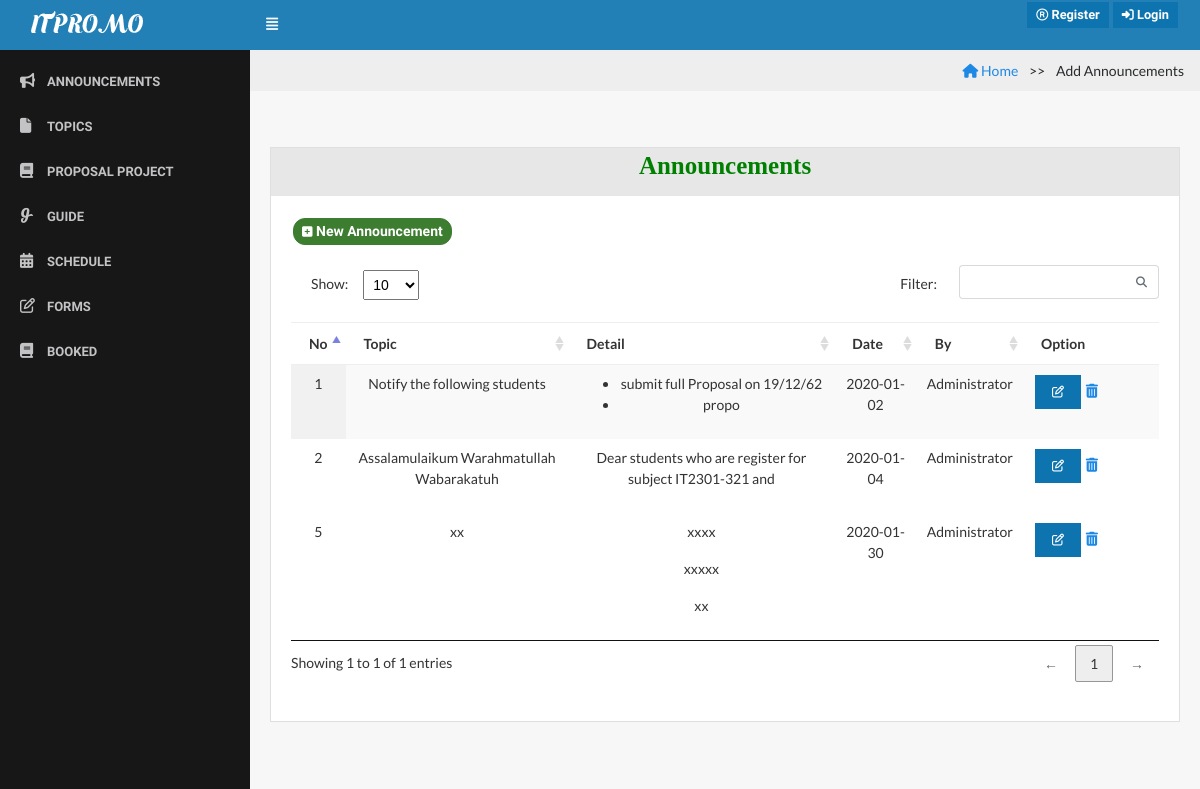
Page /index.php?page=add_announcement on the earlier database version.
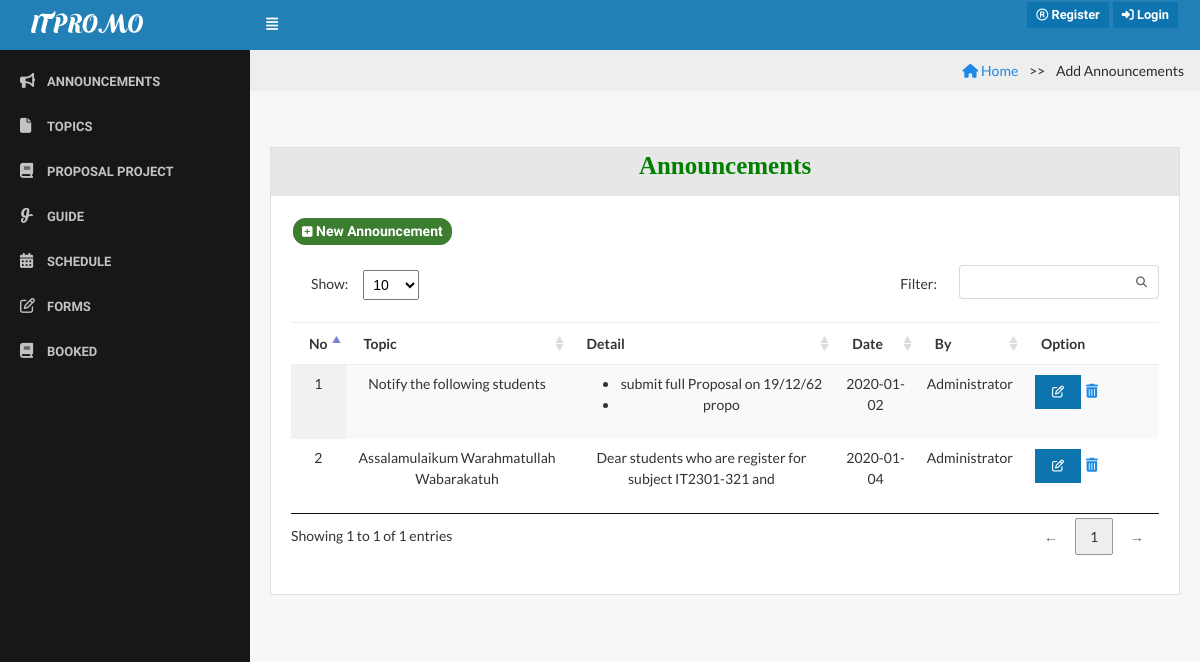
Same page on the later database version.
### tables this page shows
CREATE TABLE `announcement` (
  `announcement_id` int(10) NOT NULL,
  `announcement_topic` varchar(255) NOT NULL,
  `announcement_detail` varchar(255) NOT NULL,
  `announcement_date` date NOT NULL,
  `admin_id` int(11) NOT NULL
);

### admin/add_announcement.php (the view, shortened to what this page needs)
<!DOCTYPE html>
<html>
<head>
</head>
<body>
 <ul class="breadcrumb">
 <li><a href="index.php"><i class="fa fa-home"></i> Home</a></li>
  <li class="active">Add Announcements</li>
</ul>
<div class="content">
                     <div class="row">
                        <div class="col-lg-12">
                            <div class="card">
                                  <div id="header">
                                      <h6 class="card-title text-bold">Announcements</h6>
                                  </div>
                                <div class="card-block">
  <button type="button"  class="btn btn-success btn-sm" data-toggle="modal" data-target="#addmember" style="margin-bottom: 20px; border-radius: 12px; font-size: 14px; ">
            <i class="fa fa-plus-square"></i> New Announcement
          </button>
                <?php
                include '../menu/connect.php';
                ?>
     <?php
  $strSQL = "SELECT  announcement.announcement_topic, announcement.announcement_id, announcement.announcement_detail,announcement.announcement_date,admin.admin_fullname
                           FROM announcement,admin
                           WHERE announcement.admin_id=admin.admin_id
                           ORDER BY announcement.announcement_id";
        ?>
       <table class="display datatable table table-stripped" cellspacing="0" width="100%">
          <thead>
             <tr>
                      <th>No</th>
                      <th>Topic</th>
                      <th>Detail</th>
                      <th>Date</th>
                      <th>By</th>
                       <th>Option</th>
                 </tr>
               </thead>
                <?php
     if($result = $db->query($strSQL)){
             while($objResult = $result->fetch_object()){
            ?>
           <tbody>
            <tr>
                  <td class="text-center"><?php echo $objResult->announcement_id; ?></td>
               <td class="text-center"><?php echo substr($objResult->announcement_topic, 0, 60); ?></td>
               <td class="text-center"><?php echo substr($objResult->announcement_detail, 0, 60); ?></td>
                     <td class="text-center"><?php echo $objResult->announcement_date; ?></td>
                     <td class="text-center"><?php echo $objResult->admin_fullname ?></td>
 <td>
                     <button type="button" class="btn btn-primary btn-xs" data-toggle="modal" data-target="#view" onclick="view_annouce(<?php echo $objResult->announcement_id; ?>)"><i class="fa fa-edit"></i></button>
                     <a href="delete/check_delete.php?id=<?php echo $objResult->topic_id;?>" title="Confirm" onclick="return confirm('<?php echo $objResult->topic_topic;?>')"> <i class="fa fa-trash" aria-hidden="true"></i>
                      </td>
                    </tr>
                  <?php
                 }
               }
                   ?>
                                        </tbody>
                                    </table>
                                </div>
                            </div>
                        </div>
                    </div>
                </div>

Differences in the rows shown:
removed announcement: announcement_id "5", announcement_topic "xx", announcement_detail "xxxx xxxxx xx", announcement_date "2020-01-30", admin.admin_fullname "Administrator"
